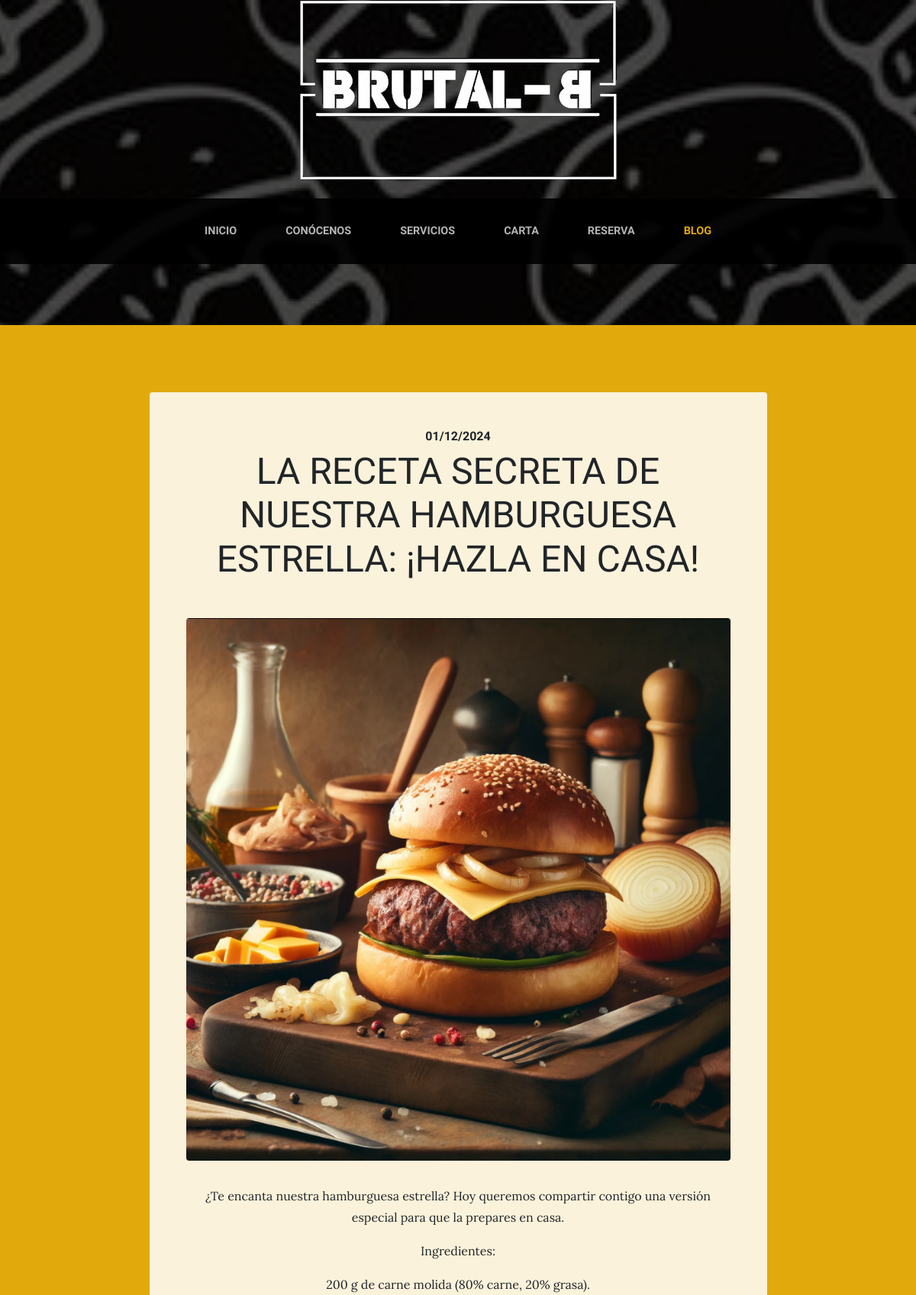
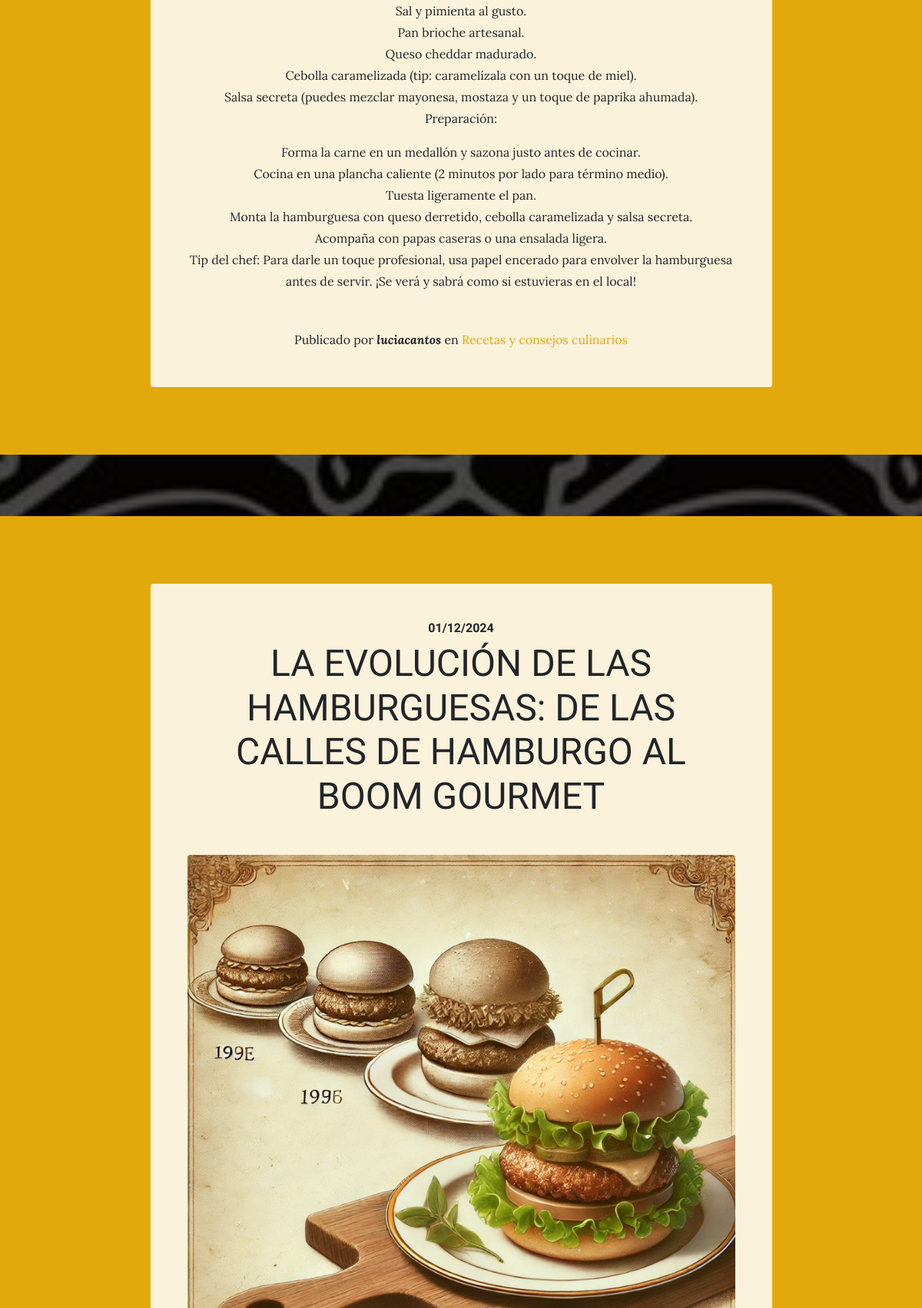
Screenshot of /blog/ (upper part) with the database file from the repository (2 pictures, top to bottom).
### blog/models.py (models this page shows, shortened)
class Post(models.Model):
    title = models.CharField(max_length=200, verbose_name="Título")
    content = models.TextField(verbose_name="Contenido")
    published = models.DateTimeField(default=now, verbose_name="Fecha de publicación")
    image = models.ImageField(upload_to="blog", null=True, blank=True, verbose_name="Imagen")
    author = models.ForeignKey(User, on_delete=models.CASCADE, verbose_name="Autor")
    categories = models.ManyToManyField(Category, verbose_name="Categorías", related_name="get_posts")
    created = models.DateTimeField(auto_now_add=True, verbose_name="Fecha de creación")
    updated = models.DateTimeField(auto_now=True, verbose_name="Fecha de edición")
    class Meta:
        verbose_name = "entrada"
        verbose_name_plural = "entradas"

class Category(models.Model):
    name = models.CharField(max_length=100, verbose_name='Nombre')
    created = models.DateTimeField(auto_now_add=True, verbose_name='Fecha de creación')
    updated = models.DateTimeField(auto_now=True, verbose_name='Fecha de edición')
    class Meta:
        verbose_name = 'categoría'
        verbose_name_plural = 'categorías'

### blog/views.py (the view)
# urls.py: path('', views.blog, name='blog'),
def blog(request):
    posts = Post.objects.all()
    return render(request, 'blog/blog.html', {'posts':posts})

### pages/templatetags/pages_extras.py (called while the page is built)
@register.simple_tag
def get_page_list():
    pages = Page.objects.all()
    return pages

### social/processors.py (called while the page is built)
def ctx_dict(request):
    ctx = {}
    links = Link.objects.all()
    for link in links:
        ctx[link.key] = link.url
    return ctx

### blog/templates/blog/blog.html (shortened to what this page needs)
{% extends 'core/base.html' %}
{% load static %}
{% block content %}
	{% for post in posts %}
		<section class="page-section cta">
			<div class="container">
				<div class="row">
					<div class="col-xl-9 mx-auto">
						<div class="cta-innerv text-center rounded">
							<h2 class="section-heading mb-5">
								<span class="section-heading-upper">{{post.published|date:"SHORT_DATE_FORMAT"}}</span>
								<span class="section-heading-lower">{{post.title}}</span>
							</h2>
							<p class="mb-0">
								{% if post.image %}
								<img class="mx-auto d-flex rounded img-fluid mb-3 mb-lg-0" src="{{post.image.url}}" alt="">
								{% endif %}
							</p>
							<p class="mb-0 mbt">
								{{post.content|linebreaks}}
							</p>
							<p class="mb-0 mbt">
								<span class="section-heading-under">
									Publicado por <em><b>{{post.author}}</b></em> en
									{% for category in post.categories.all %}
										<a href="{% url 'category' category.id %}" class="link">{{category.name}}</a>
									{% endfor %}
								</span>
							</p>
						</div>
					</div>
				</div>
			</div>
		</section>
	{% endfor %}
{% endblock %}

### core/static/core/css/business-casual.css (style rules this page uses)
body { font-family: 'Lora'; background: linear-gradient(rgba(0, 0, 0, 0.712), rgba(0, 0, 0, 0.712)), url("../img/hamburguesas.jpg"); background-attachment: fixed; background-position: center; background-size: cover; }
h1, h2, h3, h4, h5, h6 { font-family: 'Raleway'; }
p { line-height: 1.75; }
.page-section { margin-top: 5rem; margin-bottom: 5rem; }
.section-heading { text-transform: uppercase; }
.section-heading .section-heading-upper { display: block; font-size: 1rem; font-weight: 800; padding-bottom:.5rem; }
.section-heading .section-heading-lower { display: block; font-size: 3rem; font-weight: 100; }
.cta { padding-top: 5rem; padding-bottom: 5rem; background-color: #e2a90c; }
.cta .cta-innerv { position: relative; padding: 3rem; margin: 0.5rem; background-color: rgba(255, 255, 255, 0.85); }
.mbt { padding-top: 2rem; }
a.link { color: #e2a90c; }

### rows the page displays
Post: published "01/12/2024", title "LA RECETA SECRETA DE NUESTRA HAMBURGUESA ESTRELLA: ¡HAZLA EN CASA!", image (picture), content "¿Te encanta nuestra hamburguesa estrella? Hoy queremos compartir contigo una versión especial para que la prepares en casa. Ingredientes: 200 g de carne molida (80% carne, 20% grasa). Sal y pimienta al gusto. Pan brioche artesanal. Queso cheddar madurado. Cebolla caramelizada (tip: caramelízala con un toque de miel). Salsa secreta (puedes mezclar mayonesa, mostaza y un toque de paprika ahumada). Preparación: Forma la carne en un medallón y sazona justo antes de cocinar. Cocina en una plancha caliente (2 minutos por lado para término medio). Tuesta ligeramente el pan. Monta la hamburguesa con queso derretido, cebolla caramelizada y salsa secreta. Acompaña con papas caseras o una ensalada…", author "luciacantos"
Category: name "Recetas y consejos culinarios"
Post: published "01/12/2024", title "LA EVOLUCIÓN DE LAS HAMBURGUESAS: DE LAS CALLES DE HAMBURGO AL BOOM GOURMET", image (picture)
